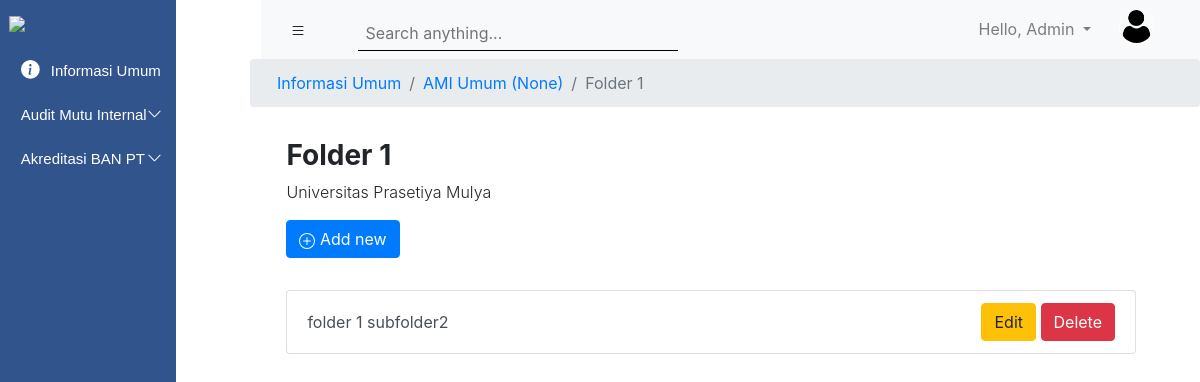
The page /subfolderinformasiumum1/3/ (signed in) on the database its author committed.
### Accounts/models.py (models this page shows)
class User(AbstractUser):
    prodi = models.ForeignKey(ProgramStudi, models.SET_NULL, blank=True, null=True, default=None)
    role_list = (
        ('Admin', 'Admin'),
        ('Faculty Member', 'Faculty Member'),
        ('Professional Staf', 'Professional Staf')
    )
    roles = models.CharField(choices=role_list, max_length=40)
    profile_picture = models.ImageField(null=True, blank=True)
    objects = UserManager

### upmsite/models.py (models this page shows, shortened)
class Folder(models.Model):
    listKategori = (
        ('AMI', 'AMI'),
        ('ABPT', 'ABPT'),
        ('Informasi Umum', 'Informasi Umum'),
    )
    nama_folder = models.CharField(default='', max_length=256)
    nama_prodi = models.ForeignKey(ProgramStudi, on_delete=models.CASCADE, blank = True, null = True)
    kategori = models.CharField(max_length=50, choices=listKategori)
    public_status = models.BooleanField(default = True)
    isAllowNewFolder = models.BooleanField(default = True)
    isAllowNewFile = models.BooleanField(default = True)
    def __str__(self):
        return '{} ({})'.format(self.nama_folder, self.nama_prodi)

class SubFolder01(models.Model):
    nama_folder = models.CharField(max_length=520)
    parent_folder = models.ForeignKey(Folder, on_delete=models.CASCADE)

class SubFolder02(models.Model):
    nama_folder = models.CharField(max_length=250)
    parent_folder = models.ForeignKey(SubFolder01, on_delete=models.CASCADE)

### upmsite/views.py (the view)
# urls.py: path('subfolderinformasiumum1/<int:pk>/', views_upmsite.SubFolderInformasiUmum1, name="sub_folder_informasi_umum1"),
def SubFolderInformasiUmum1(request, pk):
    roles = request.user.roles
    prodi = request.user.prodi
    semua_prodi = models_account.ProgramStudi.objects.all()
    subfolder2 = models.SubFolder02.objects.filter(parent_folder__id = pk)
    pkjudul = pkjuduldef()
    judul = models.Folder.objects.get(id = pkjudul)
    judul1 = models.SubFolder01.objects.get(id = pk)
    global pkjudul1
    pkjudul1 = pk
    context = {
        'roles': roles,
        'prodi': prodi,
        'semua_prodi': semua_prodi,
        'subfolder2': subfolder2,
        'pkjudul': pkjudul,
        'judul': judul,
        'judul1': judul1,
        'pk': pk,
    }
    return render(request, 'InformasiUmum/SubFolderInformasiUmum1.html', context)

### upmsite/views.py (called while the page is built)
def pkjuduldef():
    return pkjudul

### Templates/InformasiUmum/SubFolderInformasiUmum1.html (shortened to what this page needs)
{% extends 'main.html' %}
{% load static %}
{% block content %}
<section>
  <nav aria-label="breadcrumb">
      <ol class="breadcrumb">
        <li class="breadcrumb-item"><a href="{% url 'Informasi_Umum' %}">Informasi Umum</a></li>
        <li class="breadcrumb-item active" aria-current="page"><a href="{% url 'sub_informasi_umum' pkjudul %}">{{judul}}</a></li>
        <li class="breadcrumb-item active" aria-current="page" href="">{{judul1.nama_folder}}</li>
      </ol>
  </nav>
</section>
  <section class="page-title" style="margin-left: 17.9rem; ">
      <h3 class="font-weight-bold">{{judul1.nama_folder}}</h3>
      <p class="font-weight-light">Universitas Prasetiya Mulya</p>
      {% if roles == 'Admin' %}
        <a class="btn btn-primary" href="{% url 'AddSubFolder_02' pk %}">
            Add new
        </a>
      {% endif %}
  </section>
  <section class="page-title" style="margin-left: 17.9rem; margin-right: 4rem;">
    <div class="list-group">
      {% for itemfolder in subfolder2 %}
        <div type="button" class="list-group-item list-group-item-action button list-main" data-role="list-menus" onclick="window.location='{% url 'sub_file_informasi_umum1' itemfolder.id %}';">
          <a href="" class="text-decoration-none text-reset">{{itemfolder.nama_folder}}</a>
          {% if roles == 'Admin' %}
            <div>
                <a href="{% url 'UpdateSubFolder_02' pk=itemfolder.id %}" class="btn btn-warning btn-card-menu">Edit</a>
                <a href="{% url 'DeleteSubFolder_02' pk=itemfolder.id %}" class="btn btn-danger btn-card-menu">Delete</a>
            </div>
          {% endif %}
        </div>
      {%endfor%}
    </div>
  </section>
{% endblock %}

### Templates/main.html (shortened to what this page needs)
{% load static %}
<!DOCTYPE html>
<html lang="en">
<head>
    <link rel="stylesheet" href="https://stackpath.bootstrapcdn.com/bootstrap/4.5.2/css/bootstrap.min.css">
    <link rel="stylesheet" href="{% static 'css/main.css'%}">
</head>
<body>
    <section class="left_navigation" id="leftSidebar">
        <img src="https://lms.prasetiyamulya.ac.id/pluginfile.php/1/core_admin/logo/0x200/1601623298/logo_upm_putih.png" class="prasmul_logo pt-3">
        <div class="accordion navigation_menu pt-3" id="accordionExample">
          <div class="card card1">
            <div class="card-head card1-2" id="headingOne">
                <a class="btn btn-link btn-block text-left button1" type="button" href="{% url 'Informasi_Umum' %}">
                  <div class="button-content">
                      Informasi Umum
                  </div>
                </a>
            </div>
          </div>
            <div class="card card1">
              <div class="card-head card1-2" id="headingTwo">
                <h2 class="mb-0">
                  <button class="btn btn-link btn-block text-left collapsed button1" id="buttonTest" type="button" data-toggle="collapse" data-target="#collapseTwo" aria-expanded="false" aria-controls="collapseTwo">
                    <div class="button-content-2">
                        <div>Audit Mutu Internal</div>
                        <div class="caret">
                          <svg width="1em" height="1em" viewBox="0 0 16 16" class="bi bi-chevron-up" fill="currentColor" xmlns="http://www.w3.org/2000/svg">
                            <path fill-rule="evenodd" d="M7.646 4.646a.5.5 0 0 1 .708 0l6 6a.5.5 0 0 1-.708.708L8 5.707l-5.646 5.647a.5.5 0 0 1-.708-.708l6-6z"/>
                          </svg>
                        </div>
                    </div>
                  </button>
                </h2>
              </div>
            </div>
            <div class="card card1">
              <div class="card-head card1-2" id="headingThree">
                <h2 class="mb-0">
                  <button class="btn btn-link btn-block text-left collapsed button1" id="buttonTest" type="button" data-toggle="collapse" data-target="#collapseThree" aria-expanded="false" aria-controls="collapseThree">
                    <div class="button-content-2">
                      <div>Akreditasi BAN PT</div>
                      <div class="caret">
                        <svg width="1em" height="1em" viewBox="0 0 16 16" class="bi bi-chevron-up" fill="currentColor" xmlns="http://www.w3.org/2000/svg">
                          <path fill-rule="evenodd" d="M7.646 4.646a.5.5 0 0 1 .708 0l6 6a.5.5 0 0 1-.708.708L8 5.707l-5.646 5.647a.5.5 0 0 1-.708-.708l6-6z"/>
                        </svg>
                      </div>
                  </div>
                  </button>
                </h2>
              </div>
            </div>
        </div>
    </section>
    <section id="rightScreen">
        <nav class="navbar navbar-expand-lg navbar-light bg-light top-bar">
          <div class="right-menu">
            <button class="btn" id="sidebarCollapse">
            </button>
            <div class="search1 ml-4">
              <input class="input-sm border-0 p-2 col-md-11 input_search1" id="searchbox" type="text" placeholder="Search anything...">
            </div>
          </div>
          <div class="profile-area">
            <ul class="navbar-nav ml-auto">
              <li class="nav-item dropdown">
                <a class="nav-link dropdown-toggle user-dropdown" href="#" id="navbarDropdown" role="button" data-toggle="dropdown" aria-haspopup="true" aria-expanded="false">
                  Hello, {{user.first_name}}
                </a>
              </li>
            </ul>
            <div id="container">
              <div class="avatar">
                {% if request.user.profile_picture %}
                  <img src="{{request.user.profile_picture.url}}" alt="">
                {% else %}
                  <img src="{% static 'media/user.png' %}" alt="">
                {% endif %}
              </div>
            </div>
          </div>
        </nav>
    {% block content %}
    {% endblock %}
</body>
</html>

### static/css/main.css (style rules this page uses)
.prasmul_logo { display: block; margin-left: auto; margin-right: auto; width: 90%; }
.card1 { font-family: 'Montserrat', sans-serif; font-size: 15px; background: transparent; background-color: transparent; color: white; border-color: transparent; margin-left: -10px; }
.card1-2 { background: transparent; background-color: transparent; border-color: transparent; padding-top: 0.15rem; padding-bottom: 0.15rem; text-decoration: none; }
.card-head { padding-top: .25rem; border-radius: none; border-bottom: -1px; }
.button1 { font-size: 15px; background-color: transparent; color: white; }
.button-content { margin-left: 1.05rem; }
.button-content-2 { margin-left: 1.05rem; display: flex; justify-content: space-between; }
.caret { -moz-transition: all 0.3s linear; -webkit-transition: all 0.3s linear; transition: all 0.3s linear; }
.collapsed .caret { -webkit-transform: rotate(180deg); transform: rotate(180deg); }
.dropdown-toggle:after { transition: 0.7s; }
.house_icon { margin-top: -5px; margin-right: 7px; }
.top-bar { display: flex; justify-content: space-between; }
.avatar { margin-right: 30px; margin-left: 20px; top: 5%; left: 10%; }
.avatar img { width: 35px; height: 35px; border-radius: 100%; border: 1px solid white; }
.profile-area { display: flex; }
.user-dropdown { text-decoration: none; }
.search1 { display: flex; align-items: center; justify-content: center; height: 100%; width: 350px; }
.input_search1 { vertical-align: middle; padding-top: 0.8rem !important; padding-bottom: 0.3rem !important; border-bottom: 1px solid #000 !important; background-color: #f8f9fa; }
@media (min-width:768px) { .left_navigation { max-width: 261px; height: 100vh; background-color: #31548C; position: fixed; transition: all 0.5s; } }
@media (min-width:768px) { #rightScreen { transition: all 0.5s; } }
@media (min-width:768px) { .breadcrumb { margin-left: 250px; } }
@media (min-width:768px) { ol.breadcrumb { padding-left: 27px; } }
@media (min-width:768px) { .page-title { margin-top: 2rem; margin-left: 17.5rem; margin-right: 4rem; } }
@media (min-width:768px) { .top-bar { margin-left: 261px; } }
.right-menu { display: flex; }
.list-main { display: flex; justify-content: space-between; align-items: center; }

### rows shown on the page
User: first_name "Admin"
Folder: nama_folder+nama_prodi "AMI Umum (None)"
SubFolder01: nama_folder "Folder 1"
SubFolder02: nama_folder "folder 1 subfolder2"
